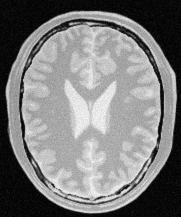
#> input picture brain_proton_density_slice.png, 181 x 217 px
$ python Que_02.py
#> lines starting #> are read from the running program, lines starting #| are printed output that depends on the picture; after the words box and inside, x2 and y2 are one past the last pixel; in counts of white or black regions, pixels touching at a corner belong together
import numpy as np
import matplotlib.pyplot as plt
import cv2 as cv

original_image = cv.imread('brain_proton_density_slice.png', cv.IMREAD_GRAYSCALE)
#> original_image is the input picture: shape (217, 181); min 0, max 251, mean 123.7

# Define control points for white matter accentuation
cp_wm = np.array([(0, 0), (180, 0), (180, 200), (255, 200)])
x = np.arange(256)
lut_wm = np.interp(x, cp_wm[:, 0], cp_wm[:, 1]).astype('uint8')
transformed_wm = cv.LUT(original_image, lut_wm)
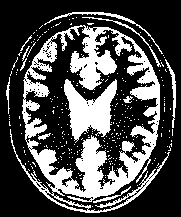
#> transformed_wm: shape (217, 181); values 0 (black) and 200 (white), 30.7% white; 282 white regions (270 under 20 px), largest, box (x1, y1, x2, y2) and area: (10, 25, 170, 213) 8867, (64, 79, 117, 143) 1782, (44, 12, 163, 54) 282

# Define control points for grey matter accentuation
cp_gm = np.array([(0, 0), (140, 0), (140, 200), (180, 200), (180, 0), (255, 0)])
lut_gm = np.interp(x, cp_gm[:, 0], cp_gm[:, 1]).astype('uint8')
transformed_gm = cv.LUT(original_image, lut_gm)
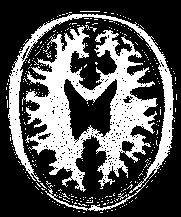
#> transformed_gm: shape (217, 181); values 0 (black) and 200 (white), 33.1% white; 312 white regions (307 under 20 px), largest, box (x1, y1, x2, y2) and area: (22, 25, 158, 192) 8917, (8, 14, 175, 193) 3128, (45, 180, 149, 211) 284, (118, 193, 127, 200) 21, (80, 11, 100, 12) 20


plt.figure(figsize=(10, 4))
plt.subplot(121)
plt.plot(x, lut_wm)
plt.title("White Matter Accentuation Curve")
plt.xlim([0, 255])
plt.ylim([0, 255])
plt.xticks([0, 50, 100, 150, 200, 250])
plt.xlabel('Input intensity')
plt.ylabel('Output intensity')

plt.subplot(122)
plt.imshow(transformed_wm, cmap="gray")
plt.title('Transformed Image - White Matter')
plt.axis('off')

plt.show()
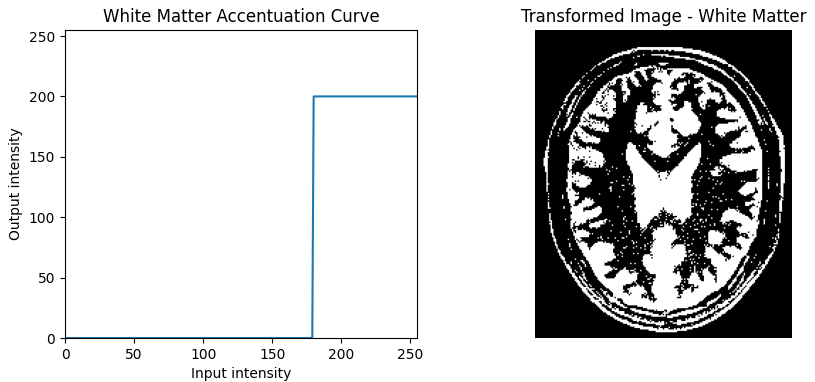
#> figure drawn by matplotlib, 2 panels; panel 1: curve peaks at x = 180, y = 200


plt.figure(figsize=(10, 4))
plt.subplot(121)
plt.plot(x, lut_gm)
plt.title("Grey Matter Accentuation Curve")
plt.xlim([0, 255])
plt.ylim([0, 255])
plt.xticks([0, 50, 100, 150, 200, 250])
plt.xlabel('Input intensity')
plt.ylabel('Output intensity')

plt.subplot(122)
plt.imshow(transformed_gm, cmap="gray")
plt.title('Transformed Image - Grey Matter')
plt.axis('off')

plt.show()
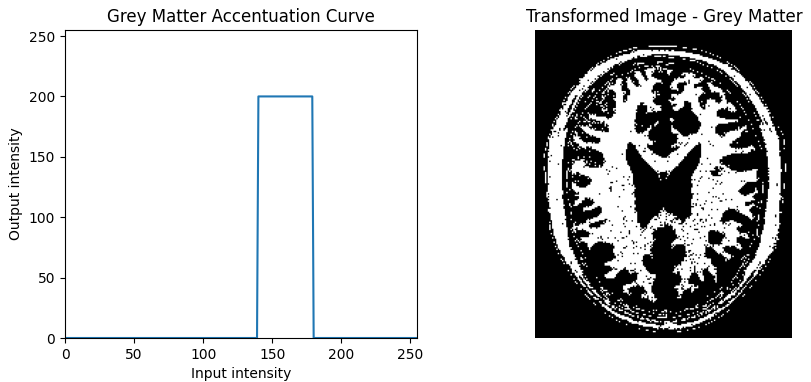
#> figure drawn by matplotlib, 2 panels; panel 1: curve peaks at x = 140, y = 200
